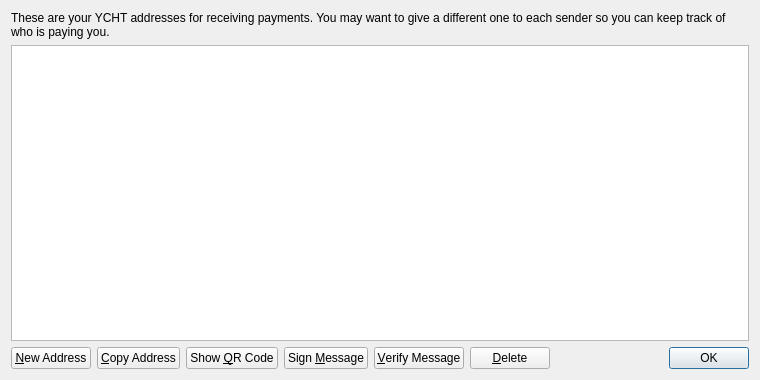
<?xml version="1.0" encoding="UTF-8"?>
<ui version="4.0">
 <class>AddressBookPage</class>
 <widget class="QWidget" name="AddressBookPage">
  <property name="geometry">
   <rect>
    <x>0</x>
    <y>0</y>
    <width>760</width>
    <height>380</height>
   </rect>
  </property>
  <property name="windowTitle">
   <string>Address Book</string>
  </property>
  <property name="styleSheet">
   <string notr="true">QListView { background: transparent; }</string>
  </property>
  <layout class="QVBoxLayout" name="verticalLayout">
   <item>
    <widget class="QLabel" name="labelExplanation">
     <property name="text">
      <string>These are your YCHT addresses for receiving payments. You may want to give a different one to each sender so you can keep track of who is paying you.</string>
     </property>
     <property name="textFormat">
      <enum>Qt::PlainText</enum>
     </property>
     <property name="wordWrap">
      <bool>true</bool>
     </property>
    </widget>
   </item>
   <item>
    <widget class="QTableView" name="tableView">
     <property name="contextMenuPolicy">
      <enum>Qt::CustomContextMenu</enum>
     </property>
     <property name="toolTip">
      <string>Double-click to edit address or label</string>
     </property>
     <property name="styleSheet">
      <string notr="true"/>
     </property>
     <property name="tabKeyNavigation">
      <bool>false</bool>
     </property>
     <property name="alternatingRowColors">
      <bool>true</bool>
     </property>
     <property name="selectionMode">
      <enum>QAbstractItemView::SingleSelection</enum>
     </property>
     <property name="selectionBehavior">
      <enum>QAbstractItemView::SelectRows</enum>
     </property>
     <property name="sortingEnabled">
      <bool>true</bool>
     </property>
     <attribute name="verticalHeaderVisible">
      <bool>false</bool>
     </attribute>
    </widget>
   </item>
   <item>
    <layout class="QHBoxLayout" name="horizontalLayout">
     <item>
      <widget class="QPushButton" name="newAddressButton">
       <property name="toolTip">
        <string>Create a new address</string>
       </property>
       <property name="styleSheet">
        <string notr="true"/>
       </property>
       <property name="text">
        <string>&amp;New Address</string>
       </property>
       <property name="icon">
        <iconset resource="../bitcoin.qrc">
         <normaloff>:/icons/add</normaloff>:/icons/add</iconset>
       </property>
      </widget>
     </item>
     <item>
      <widget class="QPushButton" name="copyToClipboard">
       <property name="toolTip">
        <string>Copy the currently selected address to the system clipboard</string>
       </property>
       <property name="styleSheet">
        <string notr="true"/>
       </property>
       <property name="text">
        <string>&amp;Copy Address</string>
       </property>
       <property name="icon">
        <iconset resource="../bitcoin.qrc">
         <normaloff>:/icons/editcopy</normaloff>:/icons/editcopy</iconset>
       </property>
      </widget>
     </item>
     <item>
      <widget class="QPushButton" name="showQRCode">
       <property name="styleSheet">
        <string notr="true"/>
       </property>
       <property name="text">
        <string>Show &amp;QR Code</string>
       </property>
       <property name="icon">
        <iconset resource="../bitcoin.qrc">
         <normaloff>:/icons/qrcode</normaloff>:/icons/qrcode</iconset>
       </property>
      </widget>
     </item>
     <item>
      <widget class="QPushButton" name="signMessage">
       <property name="toolTip">
        <string>Sign a message to prove you own an YCHT address</string>
       </property>
       <property name="styleSheet">
        <string notr="true"/>
       </property>
       <property name="text">
        <string>Sign &amp;Message</string>
       </property>
       <property name="icon">
        <iconset resource="../bitcoin.qrc">
         <normaloff>:/icons/edit</normaloff>:/icons/edit</iconset>
       </property>
      </widget>
     </item>
     <item>
      <widget class="QPushButton" name="verifyMessage">
       <property name="toolTip">
        <string>Verify a message to ensure it was signed with a specified YCHT address</string>
       </property>
       <property name="styleSheet">
        <string notr="true"/>
       </property>
       <property name="text">
        <string>&amp;Verify Message</string>
       </property>
       <property name="icon">
        <iconset resource="../bitcoin.qrc">
         <normaloff>:/icons/transaction_0</normaloff>:/icons/transaction_0</iconset>
       </property>
      </widget>
     </item>
     <item>
      <widget class="QPushButton" name="deleteButton">
       <property name="toolTip">
        <string>Delete the currently selected address from the list</string>
       </property>
       <property name="styleSheet">
        <string notr="true"/>
       </property>
       <property name="text">
        <string>&amp;Delete</string>
       </property>
       <property name="icon">
        <iconset resource="../bitcoin.qrc">
         <normaloff>:/icons/remove</normaloff>:/icons/remove</iconset>
       </property>
      </widget>
     </item>
     <item>
      <spacer name="horizontalSpacer">
       <property name="orientation">
        <enum>Qt::Horizontal</enum>
       </property>
       <property name="sizeHint" stdset="0">
        <size>
         <width>40</width>
         <height>20</height>
        </size>
       </property>
      </spacer>
     </item>
     <item>
      <widget class="QDialogButtonBox" name="buttonBox">
       <property name="sizePolicy">
        <sizepolicy hsizetype="Maximum" vsizetype="Fixed">
         <horstretch>0</horstretch>
         <verstretch>0</verstretch>
        </sizepolicy>
       </property>
       <property name="styleSheet">
        <string notr="true"/>
       </property>
       <property name="standardButtons">
        <set>QDialogButtonBox::Ok</set>
       </property>
      </widget>
     </item>
    </layout>
   </item>
  </layout>
 </widget>
 <resources>
  <include location="../bitcoin.qrc"/>
 </resources>
 <connections/>
</ui>
